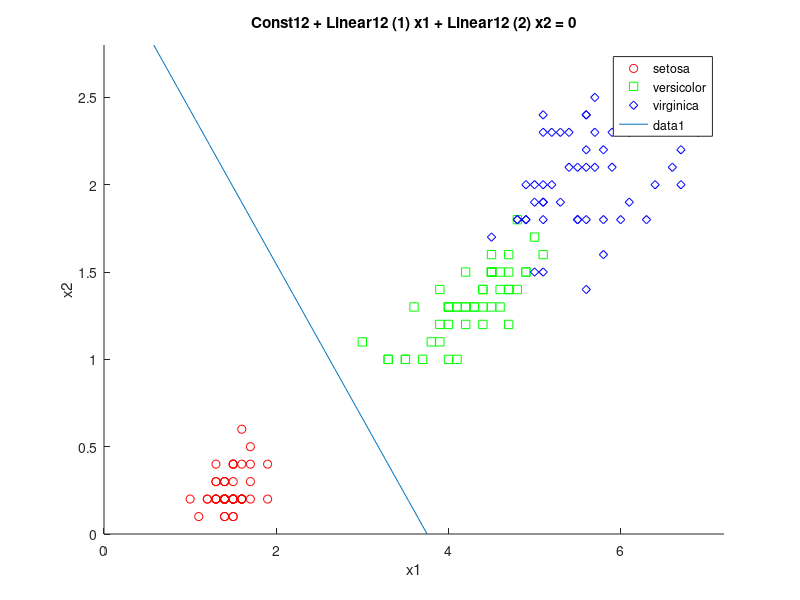

MATLAB code for this plot: (Note: this script raises an error after producing the figure.)
load fisheriris
DiscrModel = fitcdiscr(meas,species);
DiscrModel.Mu
DiscrModel.Coeffs
X = [meas(:,3) meas(:,4)];
DiscrModelPetal = fitcdiscr(X,species);
gscatter(meas(:,3), meas(:,4), species,'rgb','osd');
Const12 = DiscrModelPetal.Coeffs(1,2).Const;
Linear12 = DiscrModelPetal.Coeffs(1,2).Linear;
hold on
Bound12 = @(x1,x2) Const12 + Linear12(1)*x1 + Linear12(2)*x2;
B12 = ezplot(Bound12,[0 7.2 0 2.8]);
B12.Color = 'r';
B12.LineWidth = 2;
Const23 = DiscrModelPetal.Coeffs(2,3).Const;
Linear23 = DiscrModelPetal.Coeffs(2,3).Linear;
Bound23 = @(x1,x2) Const23 + Linear23 (1)*x1 + Linear23 (2)*x2;
B23 = ezplot(Bound23,[0 7.2 0 2.8]);
B23.Color = 'b';
B23.LineWidth = 2;
xlabel('Petal Length')
ylabel('Petal Width')
title('{\bf Linear Classification by Discriminant Analysis}')
NewPointsX=[2 5 6];
NewPointsY=[0.5 1.5 2];
LabelsNewPoints = predict(DiscrModelPetal,[NewPointsX' NewPointsY']);
plot(NewPointsX,NewPointsY,'*')
DiscrModelResubErr = resubLoss(DiscrModel);
PredictedValue = predict(DiscrModel,meas);
ConfMat = confusionmat(species,PredictedValue);
Err = ~strcmp(PredictedValue,species);
gscatter(meas(:,3), meas(:,4), species,'rgb','osd');
hold on
plot(meas(Err,3), meas(Err,4), 'kx');
xlabel('Petal length');
ylabel('Petal width');






